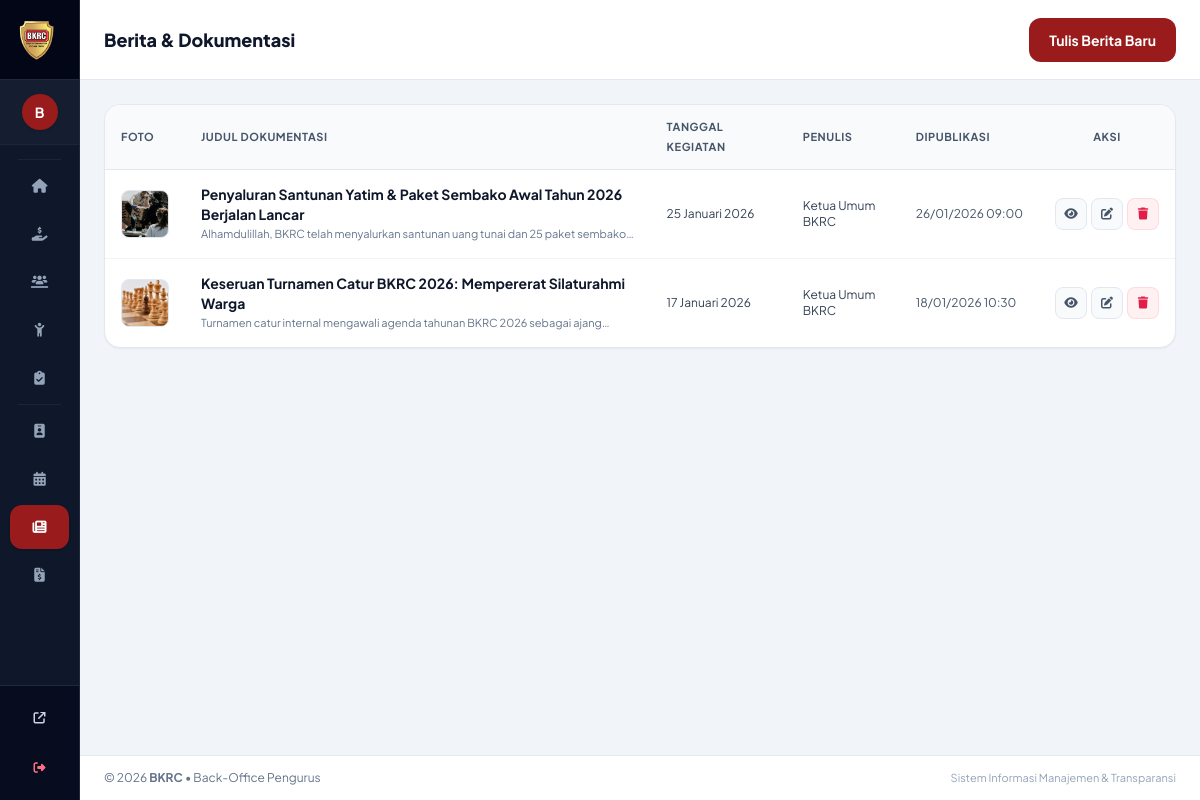
/admin/posts.php (signed in), run on the app's committed database.
### tables this page shows
CREATE TABLE posts (
    id INT AUTO_INCREMENT PRIMARY KEY,
    title VARCHAR(255) NOT NULL,
    slug VARCHAR(255) UNIQUE NOT NULL,
    excerpt TEXT NULL,
    content LONGTEXT NOT NULL,
    thumbnail_url VARCHAR(255) NULL,
    event_date DATE NULL,
    published_at DATETIME DEFAULT CURRENT_TIMESTAMP,
    author_id INT NULL,
    CONSTRAINT fk_post_user FOREIGN KEY (author_id) REFERENCES users(id) ON DELETE SET NULL
);

CREATE TABLE users (
    id INT AUTO_INCREMENT PRIMARY KEY,
    name VARCHAR(100) NOT NULL,
    email VARCHAR(100) UNIQUE NOT NULL,
    password_hash VARCHAR(255) NOT NULL,
    password_hint VARCHAR(100) DEFAULT 'admin123',
    role ENUM('superadmin', 'admin') DEFAULT 'admin',
    phone VARCHAR(25) NULL,
    created_at TIMESTAMP DEFAULT CURRENT_TIMESTAMP
);

### config/helpers.php (called while the page is built, shortened)
<?php
function formatTanggalIndo($tanggal, $tampilkanHari = false) {
    $hari = ['Minggu', 'Senin', 'Selasa', 'Rabu', 'Kamis', 'Jumat', 'Sabtu'];
    $bulan = [
        1 => 'Januari', 'Februari', 'Maret', 'April', 'Mei', 'Juni',
        'Juli', 'Agustus', 'September', 'Oktober', 'November', 'Desember'
    ];
    $timestamp = strtotime($tanggal);
    $tgl = date('j', $timestamp);
    $bln = $bulan[(int)date('n', $timestamp)];
    $thn = date('Y', $timestamp);
    return "$tgl $bln $thn";
}
function getBaseUrl() {
    $protocol = (!empty($_SERVER['HTTPS']) && $_SERVER['HTTPS'] !== 'off' || (isset($_SERVER['SERVER_PORT']) && $_SERVER['SERVER_PORT'] == 443)) ? "https://" : "http://";
    $host = $_SERVER['HTTP_HOST'] ?? 'localhost';
    $script = $_SERVER['SCRIPT_NAME'] ?? '';
    $dir = dirname($script);
    if (strpos($dir, '/admin') !== false) {
        $dir = substr($dir, 0, strpos($dir, '/admin'));
    }
    $dir = rtrim($dir, '/\\');
    return $protocol . $host . $dir;
}

### admin/posts.php (the view, shortened to what this page needs)
<?php
require_once __DIR__ . '/../config/helpers.php';
$posts = $pdo->query("
    SELECT p.*, u.name as author_name
    FROM posts p
    LEFT JOIN users u ON p.author_id = u.id
    ORDER BY p.published_at DESC
")->fetchAll();
require_once __DIR__ . '/includes/header.php';
require_once __DIR__ . '/includes/sidebar.php';
?>
<div x-data="{
    modalOpen: false,
    isEdit: false,
    previewUrl: '',
    form: { id: '', title: '', excerpt: '', content: '', thumbnail_url: '', event_date: '<?= date('Y-m-d') ?>' },
    openNew() {
        this.isEdit = false;
        this.form = { id: '', title: '', excerpt: '', content: '', thumbnail_url: 'assets/img/santunan_sample.jpg', event_date: '<?= date('Y-m-d') ?>' };
        this.previewUrl = '<?= getBaseUrl() ?>/assets/img/santunan_sample.jpg';
        this.modalOpen = true;
    },
    openEdit(p) {
        this.isEdit = true;
        this.form = { ...p };
        this.previewUrl = p.thumbnail_url ? ('<?= getBaseUrl() ?>/' + p.thumbnail_url) : '';
        this.modalOpen = true;
    },
    handleFileSelect(e) {
        const file = e.target.files[0];
        if (file) {
            this.previewUrl = URL.createObjectURL(file);
        }
    }
}" @keydown.escape.window="modalOpen = false" class="flex-1 flex flex-col w-full">
    <header class="bg-white border-b border-slate-200 h-20 flex items-center justify-between px-4 sm:px-6 sticky top-0 z-30 shadow-xs">
        <div class="flex items-center gap-3">
            <div>
                <h1 class="text-base sm:text-lg font-extrabold text-slate-900">Berita & Dokumentasi</h1>
            </div>
        </div>
        <button @click="openNew()" class="inline-flex items-center justify-center bg-bkrc-red-800 hover:bg-bkrc-red-900 text-white font-bold text-xs sm:text-sm px-5 py-2.5 min-h-[44px] rounded-xl transition shadow-xs focus-visible:outline-none focus-visible:ring-2 focus-visible:ring-offset-2 focus-visible:ring-bkrc-red-800">
            <span>Tulis Berita Baru</span>
        </button>
    </header>
    <main class="flex-1 p-4 sm:p-6 space-y-5">
        <div class="bg-white rounded-2xl shadow-sm border border-slate-200 overflow-hidden">
            <div class="overflow-x-auto">
                <table class="w-full text-left text-xs sm:text-sm">
                    <thead class="bg-slate-50 border-b border-slate-200 text-slate-600 uppercase text-[11px] font-bold tracking-wider">
                        <tr>
                            <th class="py-3 px-4 w-16">Foto</th>
                            <th class="py-3 px-4">Judul Dokumentasi</th>
                            <th class="py-3 px-4">Tanggal Kegiatan</th>
                            <th class="py-3 px-4">Penulis</th>
                            <th class="py-3 px-4">Dipublikasi</th>
                            <th class="py-3 px-4 text-center">Aksi</th>
                        </tr>
                    </thead>
                    <tbody class="divide-y divide-slate-100 text-slate-700">
                        <?php if (empty($posts)): ?>
                            <tr><td colspan="6" class="py-8 text-center text-slate-400">Belum ada berita dipublikasikan.</td></tr>
                        <?php else: ?>
                            <?php foreach ($posts as $p): ?>
                                <tr class="hover:bg-slate-50 transition">
                                    <td class="py-3.5 px-4">
                                        <div class="w-12 h-12 rounded-lg bg-slate-100 border border-slate-200 overflow-hidden flex items-center justify-center flex-shrink-0">
                                            <?php if (!empty($p['thumbnail_url']) && file_exists(__DIR__ . '/../' . $p['thumbnail_url'])): ?>
                                                <img src="<?= getBaseUrl() ?>/<?= htmlspecialchars($p['thumbnail_url']) ?>" alt="Thumb" class="w-full h-full object-cover">
                                            <?php elseif (!empty($p['thumbnail_url']) && filter_var($p['thumbnail_url'], FILTER_VALIDATE_URL)): ?>
                                                <img src="<?= htmlspecialchars($p['thumbnail_url']) ?>" alt="Thumb" class="w-full h-full object-cover">
                                            <?php else: ?>
                                                <i class="fa-solid fa-image text-slate-400"></i>
                                            <?php endif; ?>
                                        </div>
                                    </td>
                                    <td class="py-3.5 px-4">
                                        <div class="font-bold text-slate-900"><?= htmlspecialchars($p['title']) ?></div>
                                        <div class="text-[11px] text-slate-500 line-clamp-1"><?= htmlspecialchars($p['excerpt'] ?? '') ?></div>
                                    </td>
                                    <td class="py-3.5 px-4 whitespace-nowrap text-xs"><?= formatTanggalIndo($p['event_date']) ?></td>
                                    <td class="py-3.5 px-4 text-xs"><?= htmlspecialchars($p['author_name'] ?? 'Pengurus') ?></td>
                                    <td class="py-3.5 px-4 text-xs text-slate-600 whitespace-nowrap"><?= date('d/m/Y H:i', strtotime($p['published_at'])) ?></td>
                                    <td class="py-3.5 px-4 text-center whitespace-nowrap">
                                        <div class="inline-flex items-center gap-1">
                                            <a href="<?= getBaseUrl() ?>/berita-detail.php?slug=<?= urlencode($p['slug']) ?>" target="_blank" class="w-8 h-8 rounded-lg inline-flex items-center justify-center text-slate-600 hover:text-slate-900 bg-slate-50 hover:bg-slate-100 border border-slate-200 transition" title="Lihat di Portal Publik">
                                                <i class="fa-solid fa-eye text-xs"></i>
                                            </a>
                                            <button @click="openEdit({ id: '<?= $p['id'] ?>', title: '<?= addslashes($p['title']) ?>', excerpt: '<?= addslashes($p['excerpt'] ?? '') ?>', content: '<?= addslashes(str_replace(["\r", "\n"], ['\\r', '\\n'], $p['content'])) ?>', thumbnail_url: '<?= addslashes($p['thumbnail_url'] ?? '') ?>', event_date: '<?= $p['event_date'] ?>' })" class="w-8 h-8 rounded-lg inline-flex items-center justify-center text-slate-600 hover:text-slate-900 bg-slate-50 hover:bg-slate-100 border border-slate-200 transition" title="Edit Berita">
                                                <i class="fa-solid fa-pen-to-square text-xs"></i>
                                            </button>
                                            <form action="" method="POST" class="inline m-0 p-0" onsubmit="return confirm('Hapus berita ini?');">
                                                <button type="submit" class="w-8 h-8 rounded-lg inline-flex items-center justify-center text-rose-600 hover:text-rose-800 bg-rose-50 hover:bg-rose-100 border border-rose-200/60 transition" title="Hapus Berita">
                                                    <i class="fa-solid fa-trash text-xs"></i>
                                                </button>
                                            </form>
                                        </div>
                                    </td>
                                </tr>
                            <?php endforeach; ?>
                        <?php endif; ?>
                    </tbody>
                </table>
            </div>
        </div>
    </main>
</div>
<?php require_once __DIR__ . '/includes/footer.php'; ?>

### data on the page
posts: thumbnail_url (picture), title "Penyaluran Santunan Yatim & Paket Sembako Awal Tahun 2026 Berjalan Lancar", excerpt "Alhamdulillah, BKRC telah menyalurkan santunan uang tunai dan 25 paket…", event_date "25 Januari 2026", author.name "Ketua Umum BKRC", published_at "26/01/2026 09:00"
posts: thumbnail_url (picture), title "Keseruan Turnamen Catur BKRC 2026: Mempererat Silaturahmi Warga", excerpt "Turnamen catur internal mengawali agenda tahunan BKRC 2026 sebagai…", event_date "17 Januari 2026", author.name "Ketua Umum BKRC", published_at "18/01/2026 10:30"

### other printed values
substr($currentUser['name'], 0, 1) "B"
